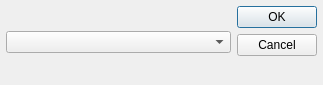
<?xml version="1.0" encoding="UTF-8"?>
<ui version="4.0">
 <class>Dialog</class>
 <widget class="QDialog" name="Dialog">
  <property name="geometry">
   <rect>
    <x>0</x>
    <y>0</y>
    <width>323</width>
    <height>85</height>
   </rect>
  </property>
  <property name="minimumSize">
   <size>
    <width>323</width>
    <height>85</height>
   </size>
  </property>
  <property name="maximumSize">
   <size>
    <width>323</width>
    <height>85</height>
   </size>
  </property>
  <property name="windowTitle">
   <string>Delete...</string>
  </property>
  <property name="windowIcon">
   <iconset resource="../../icons.qrc">
    <normaloff>:/icons/delete.png</normaloff>:/icons/delete.png</iconset>
  </property>
  <property name="sizeGripEnabled">
   <bool>false</bool>
  </property>
  <property name="modal">
   <bool>true</bool>
  </property>
  <layout class="QHBoxLayout" name="horizontalLayout">
   <property name="spacing">
    <number>6</number>
   </property>
   <property name="leftMargin">
    <number>6</number>
   </property>
   <property name="topMargin">
    <number>6</number>
   </property>
   <property name="rightMargin">
    <number>6</number>
   </property>
   <property name="bottomMargin">
    <number>6</number>
   </property>
   <item>
    <widget class="QComboBox" name="Entity"/>
   </item>
   <item>
    <widget class="QDialogButtonBox" name="buttonBox">
     <property name="orientation">
      <enum>Qt::Vertical</enum>
     </property>
     <property name="standardButtons">
      <set>QDialogButtonBox::Cancel|QDialogButtonBox::Ok</set>
     </property>
    </widget>
   </item>
  </layout>
 </widget>
 <resources>
  <include location="../../icons.qrc"/>
 </resources>
 <connections>
  <connection>
   <sender>buttonBox</sender>
   <signal>accepted()</signal>
   <receiver>Dialog</receiver>
   <slot>accept()</slot>
   <hints>
    <hint type="sourcelabel">
     <x>248</x>
     <y>254</y>
    </hint>
    <hint type="destinationlabel">
     <x>157</x>
     <y>274</y>
    </hint>
   </hints>
  </connection>
  <connection>
   <sender>buttonBox</sender>
   <signal>rejected()</signal>
   <receiver>Dialog</receiver>
   <slot>reject()</slot>
   <hints>
    <hint type="sourcelabel">
     <x>316</x>
     <y>260</y>
    </hint>
    <hint type="destinationlabel">
     <x>286</x>
     <y>274</y>
    </hint>
   </hints>
  </connection>
 </connections>
</ui>
